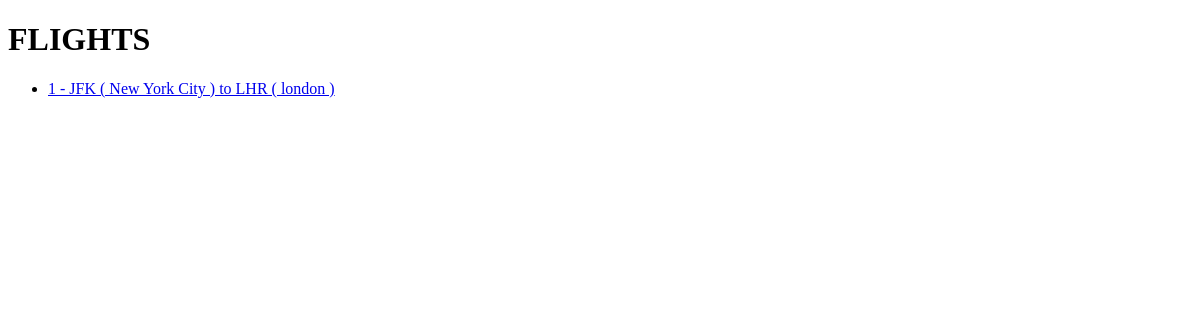
The app's page /, older data.
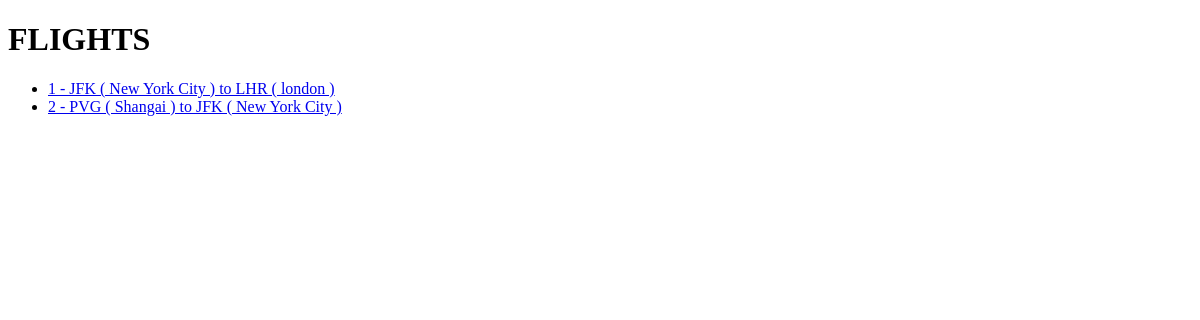
The same page, newer data.
### hello/models.py (models this page shows)
class Flight(models.Model):
    origin = models.ForeignKey(Airport,on_delete=models.CASCADE,related_name="departures")
    destination= models.ForeignKey(Airport,on_delete=models.CASCADE,related_name="arrival")
    duration = models.IntegerField()
    def __str__(self):
        return str(self.id) +" - "+str(self.origin)+" to "+str(self.destination)

class Airport(models.Model):
    code=models.CharField(max_length=3)
    city=models.CharField(max_length=64)
    def __str__(self):
        return self.code+" ( "+self.city+" )"

### hello/views.py (the view)
# urls.py: path('',views.index,name="index"),
def index(request):
    context={
        "flights":Flight.objects.all()
    }
    return render(request,"flights/index.html",context)

### hello/templates/flights/index.html (shortened to what this page needs)
{% extends "flights/base.html" %}
{% block body %}
<h1>FLIGHTS</h1>
<ul>
    {% for flight in flights %}
    <li>
        <a href="{% url 'flight' flight.id%}">{{flight}}</a>
    </li>
    {% endfor %}
</ul>
{% endblock %}

Row changes from the older to the newer data that the page shows:
added Flight: id+origin+destination "2 - PVG ( Shangai ) to JFK ( New York City )"
